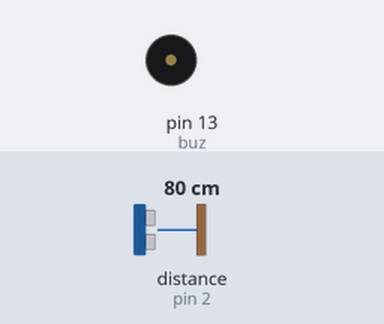
This sketch was run on a simulated Arduino Uno, built with avr-gcc and run on an emulated ATmega328P. Parts: buzzer (waves = sounding, pin HIGH). Wiring (inferred from the names in the program): ultrasonic range finder: trigger pin 3; echo pin 2. The test bench sets the inputs (shaded band); at power-on: distance to the obstacle (sensor on pin 2) 80 cm. The echo pulse lasts 58.3 µs per cm; pins used as bus, display or sensor lines are not drawn.

Above: at 1.8 s.
1.9 s: distance to the obstacle (sensor on pin 2) set to 13 cm
3.4 s: distance to the obstacle (sensor on pin 2) set to 10 cm
At 4.4 s:
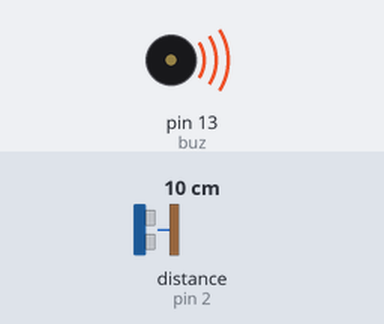
7.5 s: distance to the obstacle (sensor on pin 2) set to 18 cm
At 8.8 s:
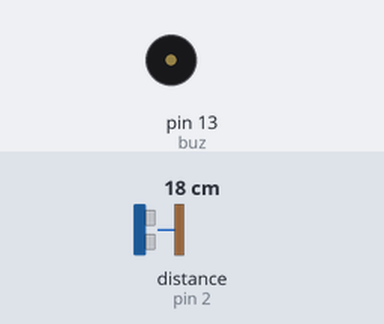
9.5 s: distance to the obstacle (sensor on pin 2) set to 2 cm
At 10.4 s:
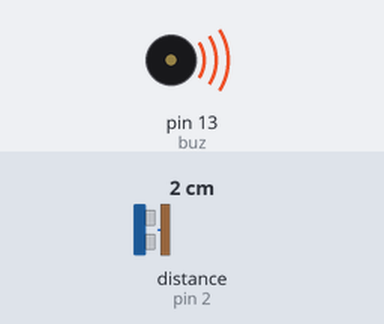
Timing chart, 0 to 12.5 s (numbered marks = the images above; inputs shaded):
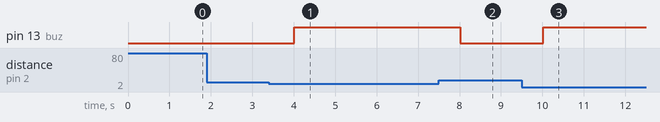

Measured:
- the behaviour switches between 12 and 11 cm on distance to the obstacle (sensor on pin 2) (found by bisection; images 0 and 1)
- after the input at 1.9 s, every drawn part: stays the same
- after the input at 3.4 s, pin 13 (buz): LOW → HIGH after 0.61 s
- after the input at 7.5 s, pin 13 (buz): HIGH → LOW after 0.52 s
- after the input at 9.5 s, pin 13 (buz): LOW → HIGH after 0.52 s

The sketch:

Ultrasound_Buzzer.ino
```cpp
const int trigPin = 3;
const int echoPin = 2;
const int buz = 13;
void setup() {
  // put your setup code here, to run once:
//  lcd.begin(16, 2);
//  lcd.setCursor(0, 0);
  pinMode(buz, OUTPUT);
}

void loop() {
  // put your main code here, to run repeatedly:
  digitalWrite(buz, LOW);
  long duration, inches, cm;
  pinMode(trigPin, OUTPUT);
  digitalWrite(trigPin, LOW);
  delayMicroseconds(2);
  digitalWrite(trigPin, HIGH);
  delayMicroseconds(10);
  digitalWrite(trigPin, LOW);
  pinMode(echoPin, INPUT);
  duration = pulseIn(echoPin, HIGH);
  inches = (duration / 74) / 2;
  cm = (duration / 29) / 2;
//  lcd.print(inches);
//  lcd.print("in , ");
//  lcd.print(cm);
//  lcd.print("cm");
  if( cm <= 10)
    digitalWrite(buz, HIGH);
   else
    digitalWrite(buz, LOW);
  delay(1000);
}
```
